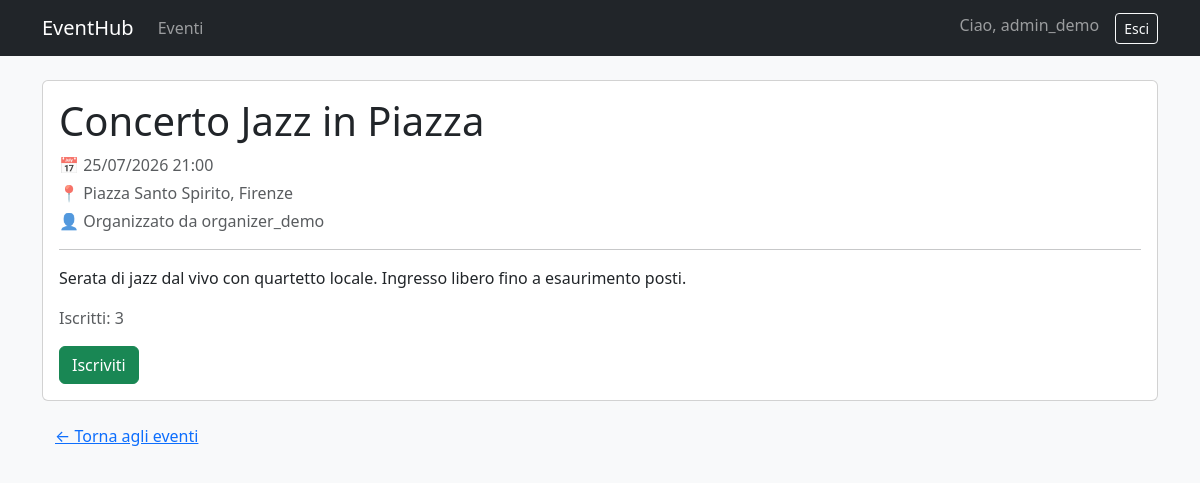
Screenshot of /events/3/ (signed in) with the database file from the repository.
### accounts/models.py (models this page shows, shortened)
class CustomUser(AbstractUser):
    bio = models.TextField(blank=True, verbose_name="Biografia")
    @property
    def is_organizer(self):
        return self.groups.filter(name="Organizer").exists()
    @property
    def is_attendee(self):
        return self.groups.filter(name="Attendee").exists()

### events/models.py (models this page shows, shortened)
class Event(models.Model):
    title = models.CharField(max_length=200, verbose_name="Titolo")
    description = models.TextField(verbose_name="Descrizione")
    date = models.DateTimeField(verbose_name="Data e ora")
    location = models.CharField(max_length=200, verbose_name="Luogo")
    organizer = models.ForeignKey(
        settings.AUTH_USER_MODEL,
        on_delete=models.CASCADE,
        related_name="events_organized",
        verbose_name="Organizzatore",
    )
    class Meta:
        ordering = ["date"]

### events/views.py (the view)
# urls.py: path("events/<int:pk>/", views.EventDetailView.as_view(), name="event_detail"),
class EventDetailView(DetailView):
    model = Event
    template_name = "events/event_detail.html"
    context_object_name = "event"
    def get_context_data(self, **kwargs):
        context = super().get_context_data(**kwargs)
        user = self.request.user
        context["is_registered"] = (
            user.is_authenticated
            and self.object.registrations.filter(attendee=user).exists()
        )
        return context

### templates/events/event_detail.html (shortened to what this page needs)
{% extends "base.html" %}
{% block content %}
    <div class="card">
        <div class="card-body">
            <h1 class="card-title">{{ event.title }}</h1>
            <p class="text-muted mb-1">📅 {{ event.date|date:"d/m/Y H:i" }}</p>
            <p class="text-muted mb-1">📍 {{ event.location }}</p>
            <p class="text-muted">👤 Organizzato da {{ event.organizer.username }}</p>
            <hr>
            <p>{{ event.description|linebreaks }}</p>
            <p class="text-muted">Iscritti: {{ event.registrations.count }}</p>
            {% if user.is_authenticated %}
                {% if user == event.organizer %}
                    <a class="btn btn-secondary" href="{% url 'events:event_update' event.pk %}">Modifica</a>
                    <a class="btn btn-danger" href="{% url 'events:event_delete' event.pk %}">Elimina</a>
                    <a class="btn btn-outline-primary" href="{% url 'events:participants' event.pk %}">Partecipanti</a>
                {% elif is_registered %}
                    <form method="post" action="{% url 'events:unregister' event.pk %}" class="d-inline">
                        {% csrf_token %}
                        <button type="submit" class="btn btn-outline-danger">Annulla iscrizione</button>
                    </form>
                {% else %}
                    <form method="post" action="{% url 'events:register' event.pk %}" class="d-inline">
                        <button type="submit" class="btn btn-success">Iscriviti</button>
                    </form>
                {% endif %}
            {% else %}
                <p><a href="{% url 'login' %}">Accedi</a> per iscriverti a questo evento.</p>
            {% endif %}
        </div>
    </div>
    <a class="btn btn-link mt-3" href="{% url 'events:event_list' %}">← Torna agli eventi</a>
{% endblock %}

### templates/base.html (shortened to what this page needs)
<!DOCTYPE html>
<html lang="it">
<head>
    <link href="https://cdn.jsdelivr.net/npm/bootstrap@5.3.3/dist/css/bootstrap.min.css" rel="stylesheet">
</head>
<body class="bg-light">
    <nav class="navbar navbar-expand-lg navbar-dark bg-dark mb-4">
        <div class="container">
            <a class="navbar-brand" href="{% url 'events:event_list' %}">EventHub</a>
            <div class="collapse navbar-collapse" id="navbarMain">
                <ul class="navbar-nav me-auto">
                    <li class="nav-item">
                        <a class="nav-link" href="{% url 'events:event_list' %}">Eventi</a>
                    </li>
                </ul>
                <ul class="navbar-nav">
                    {% if user.is_authenticated %}
                        <li class="nav-item">
                            <span class="navbar-text me-3">
                                Ciao, {{ user.username }}
                            </span>
                        </li>
                        <li class="nav-item">
                            <form method="post" action="{% url 'logout' %}" class="d-inline">
                                <button type="submit" class="btn btn-outline-light btn-sm">Esci</button>
                            </form>
                        </li>
                    {% endif %}
                </ul>
            </div>
        </div>
    </nav>
    <main class="container">
        {% block content %}{% endblock %}
    </main>
</body>
</html>

### rows the page displays
CustomUser: username "admin_demo"
Event: title "Concerto Jazz in Piazza", date "25/07/2026 21:00", location "Piazza Santo Spirito, Firenze", organizer.username "organizer_demo", description "Serata di jazz dal vivo con quartetto locale. Ingresso libero fino a esaurimento posti.", registrations.count "3"
